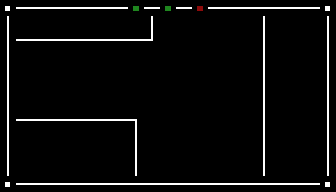

Rendered tile map (Tiled .tmx) drawn with the repository's tilesets; below, a short description and the map source with its tile grids summarised:
An orthogonal 21x12 tile map with 16x16 px tiles, 2 tile layers (background, above) and 17 objects (9x deadly_area, 4x minigame_lines_player, 4x minigame_lines_collectible).

<map version="1.4" tiledversion="1.4.3" orientation="orthogonal" renderorder="right-down" width="21" height="12" tilewidth="16" tileheight="16" infinite="0" nextlayerid="13" nextobjectid="218">
 <properties>
  <property name="display_name" value="Learning To Walk" />
  <property name="next_level" value="./data/levels/tmx/L03-Pushing.tmx" />
  <property name="player_bomb_count" value="0" />
 </properties>
 <tileset firstgid="1" name="newtiledsheet" tilewidth="16" tileheight="16" tilecount="180" columns="9">
  <image source="../../newtiledsheet.png" width="144" height="320" />
  <tile id="0">
   <properties>
    <property name="destructable" value="" />
    <property name="solid" value="1" />
   </properties>
  </tile>
  <tile id="1">
   <properties>
    <property name="destructable" value="" />
    <property name="solid" value="1" />
   </properties>
  </tile>
  <tile id="2">
   <properties>
    <property name="destructable" value="" />
    <property name="solid" value="1" />
   </properties>
  </tile>
  <tile id="3">
   <properties>
    <property name="destructable" value="" />
    <property name="solid" value="1" />
   </properties>
  </tile>
  <tile id="4">
   <properties>
    <property name="destructable" value="" />
    <property name="solid" value="" />
   </properties>
  </tile>
  <tile id="9">
   <properties>
    <property name="destructable" value="" />
    <property name="solid" value="1" />
   </properties>
  </tile>
  <tile id="10">
   <properties>
    <property name="destructable" value="" />
    <property name="solid" value="1" />
   </properties>
  </tile>
  <tile id="11">
   <properties>
    <property name="destructable" value="" />
    <property name="solid" value="1" />
   </properties>
  </tile>
  <tile id="12">
   <properties>
    <property name="destructable" value="" />
    <property name="solid" value="1" />
   </properties>
  </tile>
  <tile id="13">
   <properties>
    <property name="destructable" value="" />
    <property name="solid" value="" />
   </properties>
  </tile>
  <tile id="18">
   <properties>
    <property name="destructable" value="" />
    <property name="solid" value="" />
   </properties>
  </tile>
  <tile id="19">
   <properties>
    <property name="destructable" value="" />
    <property name="solid" value="" />
   </properties>
  </tile>
  <tile id="20">
   <properties>
    <property name="destructable" type="bool" value="true" />
    <property name="solid" value="1" />
   </properties>
  </tile>
  <tile id="27">
   <properties>
    <property name="destructable" value="" />
    <property name="solid" value="1" />
   </properties>
  </tile>
  <tile id="28">
   <properties>
    <property name="destructable" value="" />
    <property name="solid" value="1" />
   </properties>
  </tile>
  <tile id="29">
   <properties>
    <property name="destructable" value="1" />
    <property name="solid" value="1" />
   </properties>
  </tile>
  <tile id="30">
   <properties>
    <property name="destructable" value="" />
    <property name="solid" value="1" />
   </properties>
  </tile>
  <tile id="31">
   <properties>
    <property name="destructable" value="" />
    <property name="solid" value="" />
   </properties>
  </tile>
  <tile id="32">
   <properties>
    <property name="destructable" value="" />
    <property name="solid" value="" />
   </properties>
  </tile>
  <tile id="54">
   <properties>
    <property name="destructable" value="" />
    <property name="solid" value="True" />
   </properties>
  </tile>
  <tile id="58">
   <properties>
    <property name="destructable" value="" />
    <property name="solid" value="" />
   </properties>
  </tile>
 </tileset>
 <layer id="1" name="background" width="21" height="12">
  <data>[252 cells, 252 non-empty, 3 distinct tile ids]</data>
 </layer>
 <layer id="12" name="above" width="21" height="12">
  <data>[252 cells, 93 non-empty, 7 distinct tile ids]</data>
 </layer>
 <objectgroup id="4" name="objects">
  <object id="195" name="player" type="minigame_lines_player" gid="100" x="32" y="32" width="8" height="8">
   <properties>
    <property name="player_id" type="int" value="1" />
   </properties>
  </object>
  <object id="196" name="collectible" type="minigame_lines_collectible" gid="101" x="128" y="32" width="8" height="8">
   <properties>
    <property name="player_teleports_to_grid_x" type="int" value="2" />
    <property name="player_teleports_to_grid_y" type="int" value="9" />
   </properties>
  </object>
  <object id="198" name="collectible" type="minigame_lines_collectible" gid="101" x="112" y="144" width="8" height="8">
   <properties>
    <property name="player_teleports_to_grid_x" type="int" value="18" />
    <property name="player_teleports_to_grid_y" type="int" value="9" />
   </properties>
  </object>
  <object id="199" type="deadly_area" x="0" y="0" width="16" height="192" />
  <object id="200" type="deadly_area" x="0" y="0" width="336" height="16" />
  <object id="201" type="deadly_area" x="16" y="176" width="320" height="16" />
  <object id="202" type="deadly_area" x="320" y="0" width="16" height="192" />
  <object id="203" name="player" type="minigame_lines_player" gid="100" x="32" y="160" width="8" height="8">
   <properties>
    <property name="player_id" type="int" value="2" />
   </properties>
  </object>
  <object id="205" name="collectible" type="minigame_lines_collectible" gid="101" x="288" y="48" width="8" height="8">
   <properties>
    <property name="player_teleports_to_grid_x" type="int" value="12" />
    <property name="player_teleports_to_grid_y" type="int" value="9" />
   </properties>
  </object>
  <object id="209" name="player" type="minigame_lines_player" gid="100" x="288" y="160" width="8" height="8">
   <properties>
    <property name="player_id" type="int" value="3" />
   </properties>
  </object>
  <object id="210" name="player" type="minigame_lines_player" gid="100" x="192" y="160" width="8" height="8">
   <properties>
    <property name="player_id" type="int" value="3" />
   </properties>
  </object>
  <object id="211" name="collectible" type="minigame_lines_collectible" gid="101" x="32" y="80" width="8" height="8">
   <properties>
    <property name="player_teleports_to_grid_x" type="int" value="12" />
    <property name="player_teleports_to_grid_y" type="int" value="9" />
   </properties>
  </object>
  <object id="212" type="deadly_area" x="16" y="112" width="128" height="16" />
  <object id="213" type="deadly_area" x="16" y="32" width="144" height="16" />
  <object id="215" type="deadly_area" x="128" y="112" width="16" height="64" />
  <object id="216" type="deadly_area" x="144" y="16" width="16" height="32" />
  <object id="217" type="deadly_area" x="256" y="16" width="16" height="160" />
 </objectgroup>
</map>
